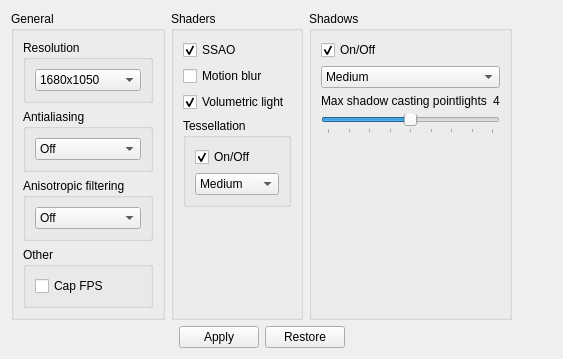
            <widget class="QWidget" name="Video">
             <attribute name="title">
              <string>Video</string>
             </attribute>
             <layout class="QHBoxLayout" name="horizontalLayout_28">
              <item>
               <layout class="QVBoxLayout" name="verticalLayout_20">
                <item>
                 <layout class="QHBoxLayout" name="horizontalLayout_2">
                  <item>
                   <widget class="QGroupBox" name="groupBox_2">
                    <property name="title">
                     <string>General</string>
                    </property>
                    <layout class="QVBoxLayout" name="verticalLayout_17">
                     <item>
                      <widget class="QGroupBox" name="groupBox_14">
                       <property name="title">
                        <string>Resolution</string>
                       </property>
                       <property name="flat">
                        <bool>false</bool>
                       </property>
                       <layout class="QVBoxLayout" name="verticalLayout_33">
                        <item>
                         <widget class="QComboBox" name="comboBox_4">
                          <item>
                           <property name="text">
                            <string>1680x1050</string>
                           </property>
                          </item>
                          <item>
                           <property name="text">
                            <string>1920x1080</string>
                           </property>
                          </item>
                          <item>
                           <property name="text">
                            <string>Auto</string>
                           </property>
                          </item>
                         </widget>
                        </item>
                       </layout>
                      </widget>
                     </item>
                     <item>
                      <widget class="QGroupBox" name="groupBox_15">
                       <property name="title">
                        <string>Antialiasing</string>
                       </property>
                       <property name="flat">
                        <bool>false</bool>
                       </property>
                       <layout class="QVBoxLayout" name="verticalLayout_45">
                        <item>
                         <widget class="QComboBox" name="comboBox_14">
                          <item>
                           <property name="text">
                            <string>Off</string>
                           </property>
                          </item>
                          <item>
                           <property name="text">
                            <string>2x</string>
                           </property>
                          </item>
                          <item>
                           <property name="text">
                            <string>4x</string>
                           </property>
                          </item>
                         </widget>
                        </item>
                       </layout>
                      </widget>
                     </item>
                     <item>
                      <widget class="QGroupBox" name="groupBox_25">
                       <property name="title">
                        <string>Anisotropic filtering</string>
                       </property>
                       <property name="flat">
                        <bool>false</bool>
                       </property>
                       <layout class="QVBoxLayout" name="verticalLayout_46">
                        <item>
                         <widget class="QComboBox" name="comboBox_15">
                          <item>
                           <property name="text">
                            <string>Off</string>
                           </property>
                          </item>
                          <item>
                           <property name="text">
                            <string>2x</string>
                           </property>
                          </item>
                          <item>
                           <property name="text">
                            <string>4x</string>
                           </property>
                          </item>
                         </widget>
                        </item>
                       </layout>
                      </widget>
                     </item>
                     <item>
                      <widget class="QGroupBox" name="groupBox_26">
                       <property name="title">
                        <string>Other</string>
                       </property>
                       <property name="flat">
                        <bool>false</bool>
                       </property>
                       <layout class="QVBoxLayout" name="verticalLayout_47">
                        <item>
                         <widget class="QCheckBox" name="checkBox_2">
                          <property name="text">
                           <string>Cap FPS</string>
                          </property>
                         </widget>
                        </item>
                       </layout>
                      </widget>
                     </item>
                    </layout>
                   </widget>
                  </item>
                  <item>
                   <widget class="QGroupBox" name="groupBox_3">
                    <property name="title">
                     <string>Shaders</string>
                    </property>
                    <layout class="QVBoxLayout" name="verticalLayout_18">
                     <item>
                      <widget class="QCheckBox" name="checkBox_26">
                       <property name="text">
                        <string>SSAO</string>
                       </property>
                       <property name="checked">
                        <bool>true</bool>
                       </property>
                      </widget>
                     </item>
                     <item>
                      <widget class="QCheckBox" name="checkBox_27">
                       <property name="text">
                        <string>Motion blur</string>
                       </property>
                       <property name="checked">
                        <bool>false</bool>
                       </property>
                      </widget>
                     </item>
                     <item>
                      <widget class="QCheckBox" name="checkBox_28">
                       <property name="text">
                        <string>Volumetric light</string>
                       </property>
                       <property name="checked">
                        <bool>true</bool>
                       </property>
                      </widget>
                     </item>
                     <item>
                      <widget class="QGroupBox" name="groupBox_27">
                       <property name="title">
                        <string>Tessellation</string>
                       </property>
                       <property name="flat">
                        <bool>false</bool>
                       </property>
                       <layout class="QVBoxLayout" name="verticalLayout_48">
                        <item>
                         <widget class="QCheckBox" name="checkBox_29">
                          <property name="text">
                           <string>On/Off</string>
                          </property>
                          <property name="checked">
                           <bool>true</bool>
                          </property>
                         </widget>
                        </item>
                        <item>
                         <widget class="QComboBox" name="comboBox_16">
                          <property name="currentIndex">
                           <number>1</number>
                          </property>
                          <item>
                           <property name="text">
                            <string>Low</string>
                           </property>
                          </item>
                          <item>
                           <property name="text">
                            <string>Medium</string>
                           </property>
                          </item>
                          <item>
                           <property name="text">
                            <string>High</string>
                           </property>
                          </item>
                         </widget>
                        </item>
                       </layout>
                      </widget>
                     </item>
                     <item>
                      <spacer name="verticalSpacer_6">
                       <property name="orientation">
                        <enum>Qt::Vertical</enum>
                       </property>
                       <property name="sizeHint" stdset="0">
                        <size>
                         <width>20</width>
                         <height>40</height>
                        </size>
                       </property>
                      </spacer>
                     </item>
                    </layout>
                   </widget>
                  </item>
                  <item>
                   <widget class="QGroupBox" name="groupBox_5">
                    <property name="title">
                     <string>Shadows</string>
                    </property>
                    <layout class="QVBoxLayout" name="verticalLayout_19">
                     <item>
                      <widget class="QCheckBox" name="checkBox_30">
                       <property name="text">
                        <string>On/Off</string>
                       </property>
                       <property name="checked">
                        <bool>true</bool>
                       </property>
                      </widget>
                     </item>
                     <item>
                      <widget class="QComboBox" name="comboBox_17">
                       <property name="currentIndex">
                        <number>1</number>
                       </property>
                       <item>
                        <property name="text">
                         <string>Low</string>
                        </property>
                       </item>
                       <item>
                        <property name="text">
                         <string>Medium</string>
                        </property>
                       </item>
                       <item>
                        <property name="text">
                         <string>High</string>
                        </property>
                       </item>
                      </widget>
                     </item>
                     <item>
                      <layout class="QHBoxLayout" name="horizontalLayout_27">
                       <item>
                        <widget class="QLabel" name="label_11">
                         <property name="text">
                          <string>Max shadow casting pointlights</string>
                         </property>
                        </widget>
                       </item>
                       <item>
                        <widget class="QLabel" name="label_12">
                         <property name="text">
                          <string>4</string>
                         </property>
                        </widget>
                       </item>
                      </layout>
                     </item>
                     <item>
                      <widget class="QSlider" name="horizontalSlider_5">
                       <property name="toolTip">
                        <string/>
                       </property>
                       <property name="maximum">
                        <number>8</number>
                       </property>
                       <property name="pageStep">
                        <number>1</number>
                       </property>
                       <property name="value">
                        <number>4</number>
                       </property>
                       <property name="orientation">
                        <enum>Qt::Horizontal</enum>
                       </property>
                       <property name="invertedAppearance">
                        <bool>false</bool>
                       </property>
                       <property name="invertedControls">
                        <bool>false</bool>
                       </property>
                       <property name="tickPosition">
                        <enum>QSlider::TicksBelow</enum>
                       </property>
                       <property name="tickInterval">
                        <number>1</number>
                       </property>
                      </widget>
                     </item>
                     <item>
                      <spacer name="verticalSpacer_21">
                       <property name="orientation">
                        <enum>Qt::Vertical</enum>
                       </property>
                       <property name="sizeHint" stdset="0">
                        <size>
                         <width>20</width>
                         <height>40</height>
                        </size>
                       </property>
                      </spacer>
                     </item>
                    </layout>
                   </widget>
                  </item>
                 </layout>
                </item>
                <item>
                 <layout class="QHBoxLayout" name="horizontalLayout_3">
                  <item>
                   <spacer name="horizontalSpacer_4">
                    <property name="orientation">
                     <enum>Qt::Horizontal</enum>
                    </property>
                    <property name="sizeHint" stdset="0">
                     <size>
                      <width>40</width>
                      <height>20</height>
                     </size>
                    </property>
                   </spacer>
                  </item>
                  <item>
                   <widget class="QPushButton" name="pushButton_2">
                    <property name="text">
                     <string>Apply</string>
                    </property>
                   </widget>
                  </item>
                  <item>
                   <widget class="QPushButton" name="pushButton_4">
                    <property name="text">
                     <string>Restore</string>
                    </property>
                   </widget>
                  </item>
                  <item>
                   <spacer name="horizontalSpacer_3">
                    <property name="orientation">
                     <enum>Qt::Horizontal</enum>
                    </property>
                    <property name="sizeHint" stdset="0">
                     <size>
                      <width>40</width>
                      <height>20</height>
                     </size>
                    </property>
                   </spacer>
                  </item>
                 </layout>
                </item>
               </layout>
              </item>
              <item>
               <spacer name="horizontalSpacer_15">
                <property name="orientation">
                 <enum>Qt::Horizontal</enum>
                </property>
                <property name="sizeHint" stdset="0">
                 <size>
                  <width>40</width>
                  <height>20</height>
                 </size>
                </property>
               </spacer>
              </item>
             </layout>
            </widget>
